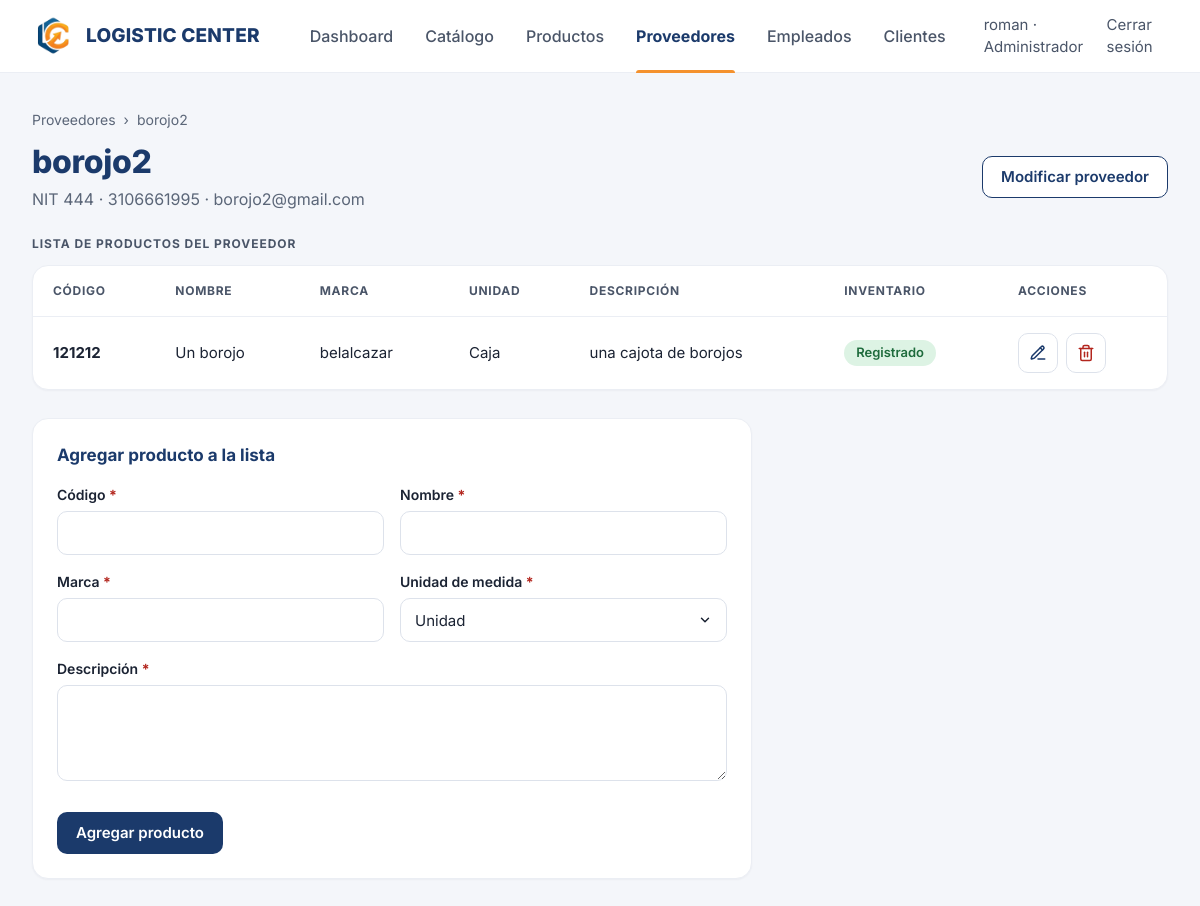
Page /proveedores/1/ (signed in) on the committed database.
### usuarios/models.py (models this page shows, shortened)
class Usuario(AbstractUser):
    user_id = models.AutoField(primary_key=True)
    email = models.EmailField(
        'correo electrónico',
        unique=True,
        error_messages={'unique': 'Ya existe un usuario registrado con este correo electrónico.'},
    )
    USERNAME_FIELD = 'username'
    REQUIRED_FIELDS = ['email']
    class Meta:
        db_table = 'usuarios'
        verbose_name = 'Usuario'
        verbose_name_plural = 'Usuarios'

### inventario/models.py (models this page shows, shortened)
class Proveedor(models.Model):
    nombre = models.CharField(max_length=150)
    nit = models.CharField('NIT', max_length=30, unique=True)
    telefono = models.CharField('teléfono', max_length=30)
    email = models.EmailField('correo electrónico')
    direccion = models.CharField('dirección', max_length=255)
    fecha_registro = models.DateTimeField(auto_now_add=True)
    class Meta:
        ordering = ['nombre']
        verbose_name = 'Proveedor'
        verbose_name_plural = 'Proveedores'

class ProductoProveedor(models.Model):
    UNIDADES = [
        ('UND', 'Unidad'),
        ('CJA', 'Caja'),
        ('PAQ', 'Paquete'),
        ('KG', 'Kilogramo'),
        ('LT', 'Litro'),
        ('MT', 'Metro'),
    ]
    proveedor = models.ForeignKey(
        Proveedor, on_delete=models.CASCADE, related_name='productos'
    )
    codigo = models.CharField(
        'código', max_length=50, unique=True,
        error_messages={'unique': 'Ya existe un producto con este código.'},
    )
    nombre = models.CharField(max_length=150)
    descripcion = models.TextField('descripción')
    marca = models.CharField(max_length=100)
    unidad_medida = models.CharField('unidad de medida', max_length=3, choices=UNIDADES, default='UND')
    class Meta:
        ordering = ['nombre']
        verbose_name = 'Producto del proveedor'
        verbose_name_plural = 'Productos del proveedor'
        constraints = [
            models.UniqueConstraint(
                fields=['proveedor', 'nombre'],
                name='producto_proveedor_nombre_unico',
                violation_error_message='Este proveedor ya tiene un producto con ese nombre.',
            )
        ]

### inventario/views.py (the view)
# urls.py: path('proveedores/<int:pk>/', views.DetalleProveedorView, name='detalle_proveedor'),
@solo_staff
def DetalleProveedorView(request, pk):
    proveedor = get_object_or_404(Proveedor, pk=pk)
    if request.method == 'POST':
        form = ProductoProveedorForm(request.POST, proveedor=proveedor)
        if form.is_valid():
            producto = form.save(commit=False)
            producto.proveedor = proveedor
            producto.save()
            messages.success(request, 'Producto agregado a la lista del proveedor.')
            return redirect('detalle_proveedor', pk=proveedor.pk)
        messages.error(request, 'No fue posible agregar el producto.')
    else:
        form = ProductoProveedorForm(proveedor=proveedor)
    productos = proveedor.productos.select_related('inventario')
    return render(request, 'inventario/detalle_proveedor.html', {
        'proveedor': proveedor,
        'productos': productos,
        'form': form,
    })

### inventario/forms.py (shortened to what this page needs)
class ProductoProveedorForm(EstiloBootstrapMixin, forms.ModelForm):
    class Meta:
        model = ProductoProveedor
        fields = ('codigo', 'nombre', 'descripcion', 'marca', 'unidad_medida')
        widgets = {'descripcion': forms.Textarea(attrs={'rows': 2})}
    def __init__(self, *args, proveedor=None, **kwargs):
        super().__init__(*args, **kwargs)
        self._proveedor = proveedor
        if self.instance.pk:
            self.fields['codigo'].disabled = True
            self.fields['codigo'].help_text = 'El código no se puede modificar.'

### inventario/views.py (called while the page is built)
def solo_staff(vista):
    return login_required(user_passes_test(lambda u: u.is_staff)(vista))

### inventario/templates/inventario/detalle_proveedor.html (shortened to what this page needs)
{% extends 'base.html' %}
{% block content %}
<nav class="crumbs" aria-label="Ruta">
    <a href="{% url 'listar_proveedores' %}">Proveedores</a><span aria-hidden="true">›</span><span>{{ proveedor.nombre }}</span>
</nav>
<div class="page-head">
    <div>
        <h1 class="page-title">{{ proveedor.nombre }}</h1>
        <p class="page-lead">NIT {{ proveedor.nit }} · {{ proveedor.telefono }} · {{ proveedor.email }}</p>
    </div>
    <a class="btn btn--outline" href="{% url 'modificar_proveedor' proveedor.pk %}">Modificar proveedor</a>
</div>
<h2 class="section__title" style="margin-bottom:12px;">Lista de productos del proveedor</h2>
<div class="table-card" style="margin-bottom:28px;">
    <div class="table-wrap">
        <table class="table">
            <thead>
                <tr>
                    <th scope="col">Código</th>
                    <th scope="col">Nombre</th>
                    <th scope="col">Marca</th>
                    <th scope="col">Unidad</th>
                    <th scope="col">Descripción</th>
                    <th scope="col">Inventario</th>
                    <th scope="col">Acciones</th>
                </tr>
            </thead>
            <tbody>
                {% for p in productos %}
                <tr>
                    <td class="cell-strong">{{ p.codigo }}</td>
                    <td>{{ p.nombre }}</td>
                    <td>{{ p.marca }}</td>
                    <td>{{ p.get_unidad_medida_display }}</td>
                    <td>{{ p.descripcion|truncatechars:60 }}</td>
                    <td>
                        {% if p.inventario %}<span class="pill pill--green">Registrado</span>{% else %}<span class="pill pill--gray">Sin registrar</span>{% endif %}
                    </td>
                    <td>
                        <div class="actions">
                            <a class="icon-btn" href="{% url 'modificar_producto_proveedor' p.pk %}" title="Modificar" aria-label="Modificar {{ p.nombre }}">
                                <svg class="icon" aria-hidden="true"><use href="#i-edit"/></svg>
                            </a>
                            <button class="icon-btn icon-btn--danger" type="button" title="Quitar de la lista" aria-label="Quitar {{ p.nombre }}"
                                    data-delete-url="{% url 'eliminar_producto_proveedor' p.pk %}"
                                    data-title="¿Quitar {{ p.nombre }} de la lista?"
                                    data-text="Si el producto ya está registrado en el inventario, no se podrá quitar.">
                                <svg class="icon" aria-hidden="true"><use href="#i-trash"/></svg>
                            </button>
                        </div>
                    </td>
                </tr>
                {% empty %}
                <tr><td colspan="7" class="cell-empty">Este proveedor aún no tiene productos.</td></tr>
                {% endfor %}
            </tbody>
        </table>
    </div>
</div>
<section class="card panel" style="max-width:720px;">
    <h2>Agregar producto a la lista</h2>
    <form method="post" novalidate>
        <div class="field-row">
            {% include 'components/campo.html' with campo=form.codigo %}
            {% include 'components/campo.html' with campo=form.nombre %}
        </div>
        <div class="field-row">
            {% include 'components/campo.html' with campo=form.marca %}
            {% include 'components/campo.html' with campo=form.unidad_medida %}
        </div>
        {% include 'components/campo.html' with campo=form.descripcion %}
        <button class="btn btn--primary" type="submit" style="margin-top:8px;">Agregar producto</button>
    </form>
</section>
{% endblock %}

### main/templates/base.html (shortened to what this page needs)
{% load static %}<!DOCTYPE html>
<html lang="es">
<head>
    <link rel="stylesheet" href="{% static 'css/app.css' %}">
</head>
<body>
    <header class="topbar">
        <div class="topbar__inner">
            <a class="brand" href="{% if user.is_authenticated %}{% url 'dashboard' %}{% else %}{% url 'bienvenida' %}{% endif %}">
                <img class="brand__mark" src="{% static 'img/isotipo_v1.png' %}" alt="">
                <span class="brand__name">Logistic Center</span>
            </a>
            <nav class="menu" id="menu" aria-label="Principal">
                {% if user.is_authenticated %}
                {% with url_name=request.resolver_match.url_name %}
                <ul class="menu__links">
                    <li><a class="menu__link" href="{% url 'dashboard' %}" {% if url_name == 'dashboard' %}aria-current="page"{% endif %}>Dashboard</a></li>
                    <li><a class="menu__link" href="{% url 'catalogo' %}" {% if url_name == 'catalogo' or url_name == 'detalle_producto' %}aria-current="page"{% endif %}>Catálogo</a></li>
                    {% if user.is_staff %}
                    <li><a class="menu__link" href="{% url 'listar_productos' %}" >Productos</a></li>
                    <li><a class="menu__link" href="{% url 'listar_proveedores' %}" {% if url_name == 'listar_proveedores' or url_name == 'registrar_proveedor' or url_name == 'modificar_proveedor' or url_name == 'detalle_proveedor' or url_name == 'modificar_producto_proveedor' %}aria-current="page"{% endif %}>Proveedores</a></li>
                    <li><a class="menu__link" href="{% url 'listar_empleados' %}" >Empleados</a></li>
                    <li><a class="menu__link" href="{% url 'listar_clientes' %}" {% if url_name == 'listar_clientes' or url_name == 'registrar_cliente' or url_name == 'modificar_cliente' %}aria-current="page"{% endif %}>Clientes</a></li>
                    {% endif %}
                </ul>
                {% endwith %}
                <div class="menu__side">
                    <span>{{ user.username }} · {% if user.is_superuser %}Administrador{% elif user.is_staff %}Empleado{% else %}Cliente{% endif %}</span>
                    <a class="menu__logout" href="{% url 'logout' %}" data-open-modal="modal-logout">Cerrar sesión</a>
                </div>
                {% else %}
                <div class="menu__side">
                    <a class="menu__logout" href="{% url 'login' %}">Iniciar sesión</a>
                </div>
                {% endif %}
            </nav>
        </div>
    </header>
    <main class="page {% block page_class %}{% endblock %}" id="contenido">
        {% block content %}{% endblock %}
    </main>
</body>
</html>

### rows in the picture
Usuario: username "roman"
Proveedor: nombre "borojo2", nit "444", telefono "3106661995", email "borojo2@gmail.com"
ProductoProveedor: codigo "121212", nombre "Un borojo", marca "belalcazar", unidad_medida "Caja", descripcion "una cajota de borojos", shows "Registrado"

### other values in the picture
{{ campo.label }} "Código Nombre Marca Unidad de medida Descripción"
